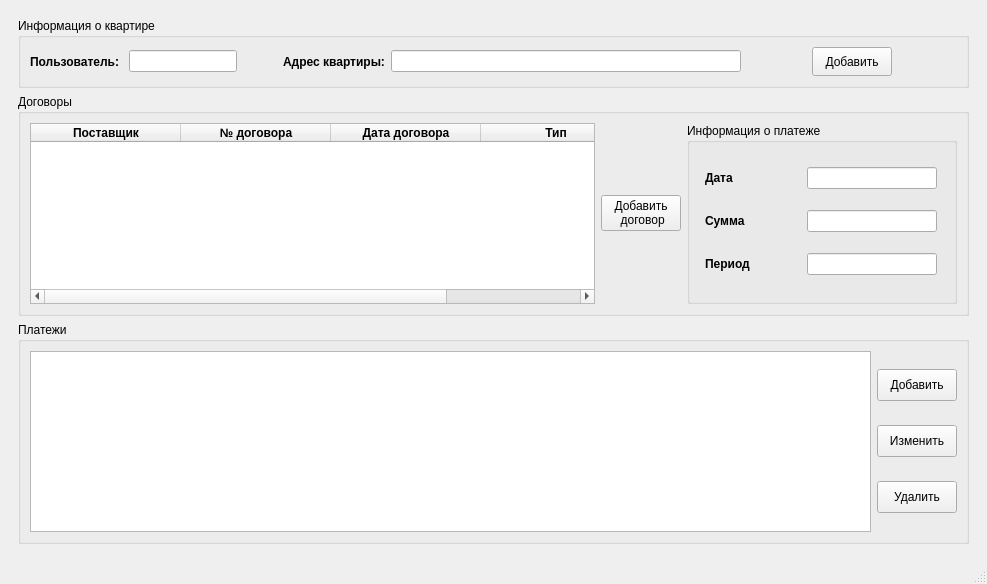
<?xml version="1.0" encoding="UTF-8"?>
<ui version="4.0">
 <class>MainWindow</class>
 <widget class="QMainWindow" name="MainWindow">
  <property name="geometry">
   <rect>
    <x>0</x>
    <y>0</y>
    <width>987</width>
    <height>584</height>
   </rect>
  </property>
  <property name="windowTitle">
   <string>Коммуналка</string>
  </property>
  <widget class="QWidget" name="centralwidget">
   <layout class="QVBoxLayout" name="verticalLayout">
    <item>
     <widget class="QWidget" name="widget" native="true">
      <layout class="QVBoxLayout" name="verticalLayout_3">
       <item>
        <widget class="QGroupBox" name="groupBox">
         <property name="minimumSize">
          <size>
           <width>0</width>
           <height>70</height>
          </size>
         </property>
         <property name="font">
          <font>
           <underline>false</underline>
          </font>
         </property>
         <property name="title">
          <string>Информация о квартире</string>
         </property>
         <property name="flat">
          <bool>false</bool>
         </property>
         <property name="checkable">
          <bool>false</bool>
         </property>
         <layout class="QHBoxLayout" name="horizontalLayout_2">
          <item>
           <layout class="QHBoxLayout" name="horizontalLayout">
            <item>
             <widget class="QLabel" name="labelName">
              <property name="maximumSize">
               <size>
                <width>16777215</width>
                <height>16777215</height>
               </size>
              </property>
              <property name="font">
               <font>
                <bold>true</bold>
                <underline>false</underline>
               </font>
              </property>
              <property name="text">
               <string>Пользователь: </string>
              </property>
             </widget>
            </item>
            <item>
             <widget class="QLineEdit" name="lineEditName">
              <property name="maximumSize">
               <size>
                <width>115</width>
                <height>16777215</height>
               </size>
              </property>
              <property name="font">
               <font>
                <italic>true</italic>
                <underline>false</underline>
               </font>
              </property>
              <property name="text">
               <string/>
              </property>
              <property name="readOnly">
               <bool>true</bool>
              </property>
              <property name="clearButtonEnabled">
               <bool>false</bool>
              </property>
             </widget>
            </item>
            <item>
             <spacer name="horizontalSpacer">
              <property name="orientation">
               <enum>Qt::Orientation::Horizontal</enum>
              </property>
              <property name="sizeHint" stdset="0">
               <size>
                <width>40</width>
                <height>20</height>
               </size>
              </property>
             </spacer>
            </item>
            <item>
             <widget class="QLabel" name="labelApartment">
              <property name="maximumSize">
               <size>
                <width>16777215</width>
                <height>16777215</height>
               </size>
              </property>
              <property name="font">
               <font>
                <bold>true</bold>
                <underline>false</underline>
               </font>
              </property>
              <property name="text">
               <string>Адрес квартиры:</string>
              </property>
             </widget>
            </item>
            <item>
             <widget class="QLineEdit" name="lineEditApartment">
              <property name="minimumSize">
               <size>
                <width>350</width>
                <height>0</height>
               </size>
              </property>
              <property name="maximumSize">
               <size>
                <width>16777215</width>
                <height>16777215</height>
               </size>
              </property>
              <property name="font">
               <font>
                <italic>true</italic>
                <underline>false</underline>
               </font>
              </property>
              <property name="text">
               <string/>
              </property>
              <property name="readOnly">
               <bool>true</bool>
              </property>
             </widget>
            </item>
           </layout>
          </item>
          <item>
           <layout class="QHBoxLayout" name="horizontalLayout_4">
            <item>
             <spacer name="horizontalSpacer_2">
              <property name="orientation">
               <enum>Qt::Orientation::Horizontal</enum>
              </property>
              <property name="sizeHint" stdset="0">
               <size>
                <width>47</width>
                <height>26</height>
               </size>
              </property>
             </spacer>
            </item>
            <item>
             <widget class="QPushButton" name="pushButtonAdd">
              <property name="sizePolicy">
               <sizepolicy hsizetype="Fixed" vsizetype="Preferred">
                <horstretch>0</horstretch>
                <verstretch>0</verstretch>
               </sizepolicy>
              </property>
              <property name="font">
               <font>
                <bold>false</bold>
                <underline>false</underline>
               </font>
              </property>
              <property name="text">
               <string>Добавить</string>
              </property>
             </widget>
            </item>
            <item>
             <spacer name="horizontalSpacer_4">
              <property name="orientation">
               <enum>Qt::Orientation::Horizontal</enum>
              </property>
              <property name="sizeHint" stdset="0">
               <size>
                <width>40</width>
                <height>20</height>
               </size>
              </property>
             </spacer>
            </item>
           </layout>
          </item>
         </layout>
        </widget>
       </item>
       <item>
        <widget class="QGroupBox" name="groupBox_2">
         <property name="title">
          <string>Договоры</string>
         </property>
         <layout class="QHBoxLayout" name="horizontalLayout_5">
          <item>
           <widget class="QTableWidget" name="tableWidgetContacts">
            <property name="enabled">
             <bool>true</bool>
            </property>
            <property name="sizePolicy">
             <sizepolicy hsizetype="Expanding" vsizetype="Expanding">
              <horstretch>0</horstretch>
              <verstretch>0</verstretch>
             </sizepolicy>
            </property>
            <property name="minimumSize">
             <size>
              <width>0</width>
              <height>0</height>
             </size>
            </property>
            <property name="alternatingRowColors">
             <bool>false</bool>
            </property>
            <attribute name="horizontalHeaderDefaultSectionSize">
             <number>150</number>
            </attribute>
            <attribute name="horizontalHeaderHighlightSections">
             <bool>true</bool>
            </attribute>
            <attribute name="horizontalHeaderShowSortIndicator" stdset="0">
             <bool>false</bool>
            </attribute>
            <attribute name="verticalHeaderVisible">
             <bool>true</bool>
            </attribute>
            <attribute name="verticalHeaderCascadingSectionResizes">
             <bool>false</bool>
            </attribute>
            <column>
             <property name="text">
              <string>Поставщик</string>
             </property>
             <property name="font">
              <font>
               <bold>true</bold>
              </font>
             </property>
            </column>
            <column>
             <property name="text">
              <string>№ договора</string>
             </property>
             <property name="font">
              <font>
               <bold>true</bold>
              </font>
             </property>
            </column>
            <column>
             <property name="text">
              <string>Дата договора</string>
             </property>
             <property name="font">
              <font>
               <bold>true</bold>
              </font>
             </property>
            </column>
            <column>
             <property name="text">
              <string>Тип</string>
             </property>
             <property name="font">
              <font>
               <bold>true</bold>
              </font>
             </property>
            </column>
           </widget>
          </item>
          <item>
           <widget class="QPushButton" name="pushButton">
            <property name="sizePolicy">
             <sizepolicy hsizetype="Preferred" vsizetype="Maximum">
              <horstretch>0</horstretch>
              <verstretch>0</verstretch>
             </sizepolicy>
            </property>
            <property name="minimumSize">
             <size>
              <width>0</width>
              <height>32</height>
             </size>
            </property>
            <property name="text">
             <string>Добавить 
 договор</string>
            </property>
           </widget>
          </item>
          <item>
           <widget class="QGroupBox" name="groupBox_4">
            <property name="maximumSize">
             <size>
              <width>270</width>
              <height>16777215</height>
             </size>
            </property>
            <property name="title">
             <string>Информация о платеже</string>
            </property>
            <layout class="QVBoxLayout" name="verticalLayout_4">
             <item>
              <layout class="QHBoxLayout" name="horizontalLayout_6">
               <item>
                <widget class="QLabel" name="label">
                 <property name="maximumSize">
                  <size>
                   <width>90</width>
                   <height>16777215</height>
                  </size>
                 </property>
                 <property name="font">
                  <font>
                   <bold>true</bold>
                  </font>
                 </property>
                 <property name="text">
                  <string>Дата</string>
                 </property>
                </widget>
               </item>
               <item>
                <widget class="QLineEdit" name="lineEdit">
                 <property name="maximumSize">
                  <size>
                   <width>130</width>
                   <height>16777215</height>
                  </size>
                 </property>
                 <property name="readOnly">
                  <bool>true</bool>
                 </property>
                </widget>
               </item>
              </layout>
             </item>
             <item>
              <layout class="QHBoxLayout" name="horizontalLayout_7">
               <item>
                <widget class="QLabel" name="label_2">
                 <property name="maximumSize">
                  <size>
                   <width>90</width>
                   <height>16777215</height>
                  </size>
                 </property>
                 <property name="font">
                  <font>
                   <bold>true</bold>
                  </font>
                 </property>
                 <property name="text">
                  <string>Сумма </string>
                 </property>
                </widget>
               </item>
               <item>
                <widget class="QLineEdit" name="lineEdit_2">
                 <property name="maximumSize">
                  <size>
                   <width>130</width>
                   <height>16777215</height>
                  </size>
                 </property>
                 <property name="readOnly">
                  <bool>true</bool>
                 </property>
                </widget>
               </item>
              </layout>
             </item>
             <item>
              <layout class="QHBoxLayout" name="horizontalLayout_8">
               <item>
                <widget class="QLabel" name="label_3">
                 <property name="maximumSize">
                  <size>
                   <width>90</width>
                   <height>16777215</height>
                  </size>
                 </property>
                 <property name="font">
                  <font>
                   <bold>true</bold>
                  </font>
                 </property>
                 <property name="text">
                  <string>Период</string>
                 </property>
                </widget>
               </item>
               <item>
                <widget class="QLineEdit" name="lineEdit_3">
                 <property name="maximumSize">
                  <size>
                   <width>130</width>
                   <height>16777215</height>
                  </size>
                 </property>
                 <property name="readOnly">
                  <bool>true</bool>
                 </property>
                </widget>
               </item>
              </layout>
             </item>
            </layout>
           </widget>
          </item>
         </layout>
        </widget>
       </item>
       <item>
        <widget class="QGroupBox" name="groupBox_3">
         <property name="title">
          <string>Платежи</string>
         </property>
         <layout class="QHBoxLayout" name="horizontalLayout_3">
          <item>
           <widget class="QTableWidget" name="tableWidget"/>
          </item>
          <item>
           <layout class="QVBoxLayout" name="verticalLayout_2">
            <item>
             <widget class="QPushButton" name="pushButton_3">
              <property name="sizePolicy">
               <sizepolicy hsizetype="Preferred" vsizetype="Maximum">
                <horstretch>0</horstretch>
                <verstretch>0</verstretch>
               </sizepolicy>
              </property>
              <property name="minimumSize">
               <size>
                <width>0</width>
                <height>32</height>
               </size>
              </property>
              <property name="text">
               <string>Добавить</string>
              </property>
             </widget>
            </item>
            <item>
             <widget class="QPushButton" name="pushButton_2">
              <property name="sizePolicy">
               <sizepolicy hsizetype="Preferred" vsizetype="Maximum">
                <horstretch>0</horstretch>
                <verstretch>0</verstretch>
               </sizepolicy>
              </property>
              <property name="minimumSize">
               <size>
                <width>0</width>
                <height>32</height>
               </size>
              </property>
              <property name="text">
               <string>Изменить</string>
              </property>
             </widget>
            </item>
            <item>
             <widget class="QPushButton" name="pushButton_4">
              <property name="sizePolicy">
               <sizepolicy hsizetype="Preferred" vsizetype="Maximum">
                <horstretch>0</horstretch>
                <verstretch>0</verstretch>
               </sizepolicy>
              </property>
              <property name="minimumSize">
               <size>
                <width>0</width>
                <height>32</height>
               </size>
              </property>
              <property name="text">
               <string>Удалить</string>
              </property>
             </widget>
            </item>
           </layout>
          </item>
         </layout>
        </widget>
       </item>
      </layout>
     </widget>
    </item>
   </layout>
  </widget>
  <widget class="QMenuBar" name="menubar">
   <property name="geometry">
    <rect>
     <x>0</x>
     <y>0</y>
     <width>987</width>
     <height>22</height>
    </rect>
   </property>
  </widget>
  <widget class="QStatusBar" name="statusBar"/>
 </widget>
 <resources/>
 <connections/>
</ui>
